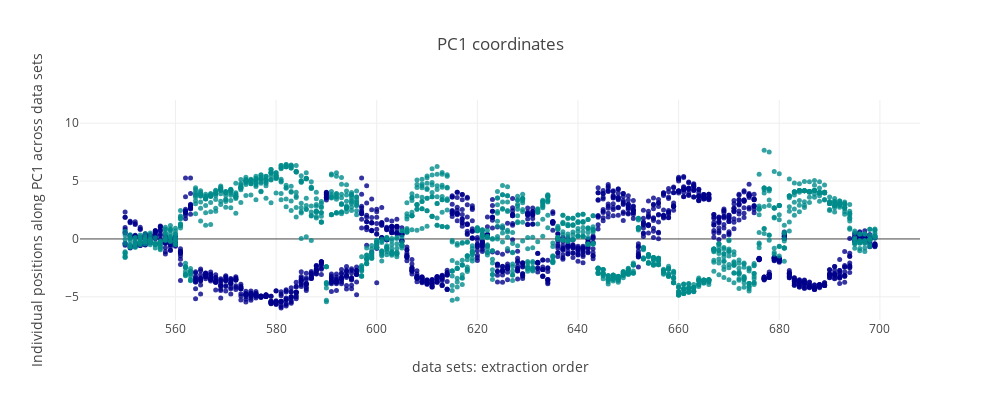

Notebook code cell kept with this figure:
### Markdown cell above
### **iii.** PC sample distribution across data sets queried.

### Code cell
from structure_tools.Tutorial_subplots import PC_analysis_plot

labels_code= labels1

if include_who:
    labels_code= [x for x in labels_code if x in include_who]

## plot_choices: ['coords','density']
fig= PC_analysis_plot(pc_density,pc_coords,labels_code,PCA_color_ref,range_windows= Windows_range_pca,
                 plot_choice= 'coords',height= 400,width= 1000,y_range= [-7,12],qtl= .99,PC_sel= PC_sel)

iplot(fig)

### Figure 1 — Plotly figure (JSON) as saved in the notebook; plotly's stock layout.template omitted (floating-point values rounded to 4 significant figures; data arrays with more than 128 entries replaced by an {"elided": "..."} marker saying what was removed)
{"data": [{"marker": {"color": {"elided": "3000 str values"}, "opacity": 0.8, "size": 5}, "mode": "markers", "type": "scatter", "uid": "80c22bce-94bf-46bb-b33b-27b7a5577609", "x": {"elided": "3000 int values"}, "y": {"elided": "3000 float values"}}], "layout": {"height": 400, "title": "PC1 coordinates", "width": 1000, "xaxis": {"title": "data sets: extraction order"}, "yaxis": {"range": [-7, 12], "title": "Individual positions along PC1 across data sets"}}}
